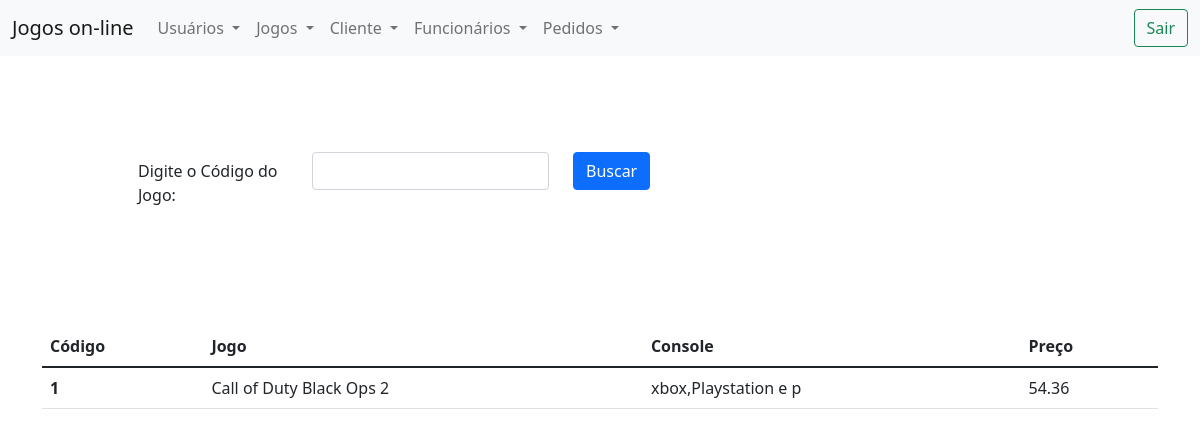
Screenshot of /views/listaTudoJogosCod.php?CodJog=1 with the database file from the repository.
### tables this page shows
CREATE TABLE `tbjogos` (
  `codJog` int(4) NOT NULL,
  `nomeJog` varchar(30) NOT NULL,
  `tamanhoJog` varchar(10) NOT NULL,
  `precoJog` decimal(6,2) NOT NULL,
  `requisitosJog` varchar(500) NOT NULL,
  `consoleJog` varchar(100) NOT NULL,
  `clasificacaoJog` varchar(10) NOT NULL,
  `avaliacaoJog` int(6) NOT NULL
);

### models/bancoJogos.php (called while the page is built, shortened)
<?php
function listaTudoJogosCod($conexao,$codJogo){
    $query = "Select * from tbjogos where codJog={$codJogo}";
    $resultados = mysqli_query($conexao,$query);
    $resul= mysqli_fetch_array($resultados);
    return $resul;
}

### views/listaTudoJogosCod.php (the view)
<?php
include_once("header.php");
include_once("../models/conexao.php");
include_once("../models/bancoJogos.php");
?>
<div class="container m-5 p-5">
    <form action="../views/listaTudoJogosCod.php" method="GET">
        <div class="row mb-3">
            <label for="inputCodigo" class="col-sm-2 col-form-label">Digite o Código do Jogo: </label>
            <div class="col-sm-3">
                <input type="number" required name="CodJog"class="form-control" id="inputCodigo">
            </div>
            <div class="col-sm-3">
                <button type="submit" class="btn btn-primary">Buscar</button>
            </div>
        </div>
    </form>
</div>
<table class="table">
    <thead>
        <tr>
            <th scope="col">Código</th>
            <th scope="col">Jogo</th>
            <th scope="col">Console</th>
            <th scope="col">Preço</th>
        </tr>
    </thead>
    <tbody>
        <?php
        $codJogo = isset($_GET['CodJog'])?$_GET['CodJog']:0;
        if($codJogo > 0){
            $jogo = listaTudoJogosCod($conexao,$codJogo);
            if($jogo){
        ?>
            <tr>
                <th scope="row"><?=$jogo['codJog'] ?></th>
                <td><?=$jogo['nomeJog'] ?></td>
                <td><?=$jogo['consoleJog'] ?></td>
                <td><?=$jogo['precoJog'] ?></td>
            </tr>
        <?php
    }
}
        ?>
    </tbody>
</table>
<?php
include_once("footer.php");
?>

### rows the page displays
tbjogos: codJog "1", nomeJog "Call of Duty Black Ops 2", consoleJog "xbox,Playstation e p", precoJog "54.36"
